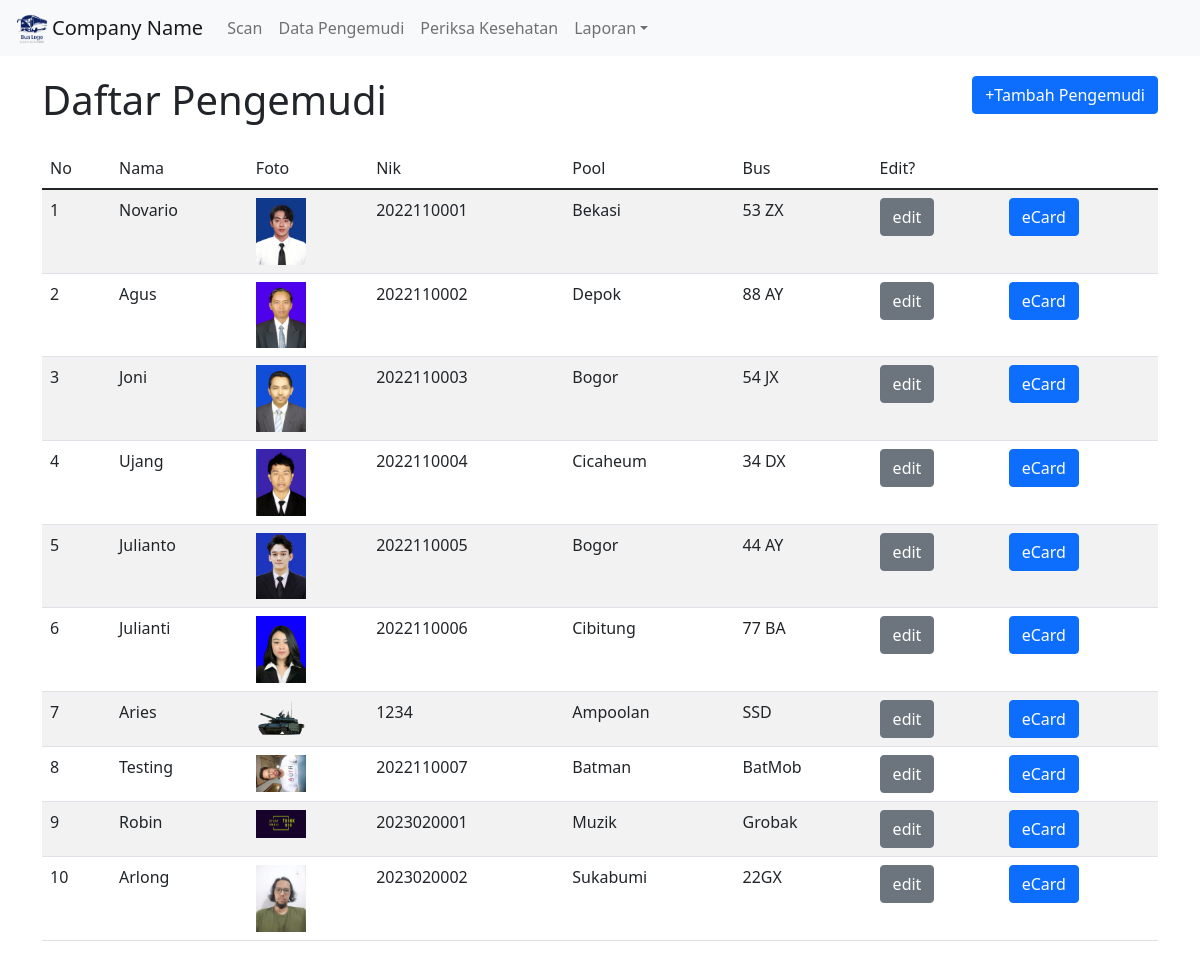
The page /pengemudi/list (signed in) on the database its author committed.
### LayakMengemudi/models.py (models this page shows, shortened)
class Pengemudi(models.Model):
    nama = models.CharField(max_length=100)
    tanggal_lahir = models.DateField(null=False, blank=False)#default=datetime.utcnow().date())
    kota_kelahiran = models.CharField(max_length=50, null=False, blank=False)
    alamat = models.TextField(null=False, blank=False)
    nik = models.CharField(max_length=12, null=False, blank=False)
    pool = models.CharField(max_length=50)
    bus = models.CharField(max_length=6)
    class StatusJalan(models.TextChoices):
        LAYAK = 'L', _('Layak Jalan')
        TIDAK = 'TL', _('Tidak Layak Jalan')
    status = models.CharField(max_length=2, choices=StatusJalan.choices, default=StatusJalan.TIDAK)
    periksa_terakhir = models.DateTimeField(null=True)
    pasfoto = ResizedImageField(size=[300, 400],upload_to='images/%Y%m')
    qrcode_path = models.CharField(max_length=256)

### LayakMengemudi/views.py (the view)
# urls.py: path('pengemudi/list', PengemudiList.as_view(), name='pengemudi-list'),
class PengemudiList(LoginRequiredMixin, ListView):
    login_url = 'auth/login'
    model = Pengemudi
    template_name = 'pengemudi_listview.html'

### templates/pengemudi_listview.html
{% extends 'navigation.html' %}
{% load static %}
{% block content %}
 <div class="container">
     <div class="row mb-3">
         <div class="col md-8">
             <h1>Daftar Pengemudi</h1>
         </div>
         <div class="col md-4 text-end">
             <a href="{% url 'pengemudi-create' %}" type="button" class="btn btn-primary">+Tambah Pengemudi</a>
         </div>
     </div>
   <div>
        <table class="table table-striped table-hover">
            <thead>
                <tr>
                    <td>No</td>
                    <td>Nama</td>
                    <td>Foto</td>
                    <td>Nik</td>
                    <td>Pool</td>
                    <td>Bus</td>
                    <td>Edit?</td>
                </tr>
            </thead>
            <tbody>
                {% for pengemudi in object_list %}
                    <tr>
                        <td>{{ forloop.counter }}</td>
                        <td><a href="{% url 'pengemudi-detail' pengemudi.nik %}" style="text-decoration:none" class="link-dark">{{ pengemudi.nama }}</td>
                        <td><img src="{{ pengemudi.pasfoto.url }}" width="50"></td>
                        <td>{{ pengemudi.nik }}</td>
                        <td>{{ pengemudi.pool }}</td>
                        <td>{{ pengemudi.bus }}</td>
                        <td><a type="button" href="{% url 'pengemudi-update' %}{{ pengemudi.id }}" class="btn btn-secondary">edit</a></td>
                        <td><a type="button" href="{% url 'print-id' %}{{ pengemudi.nik }}" class="btn btn-primary">eCard</a></td>
                    </tr>
                {% endfor %}
            </tbody>
        </table>
    </div>
</div>
{% endblock %}

### LayakMengemudi/static/css/navbar.css (style rules this page uses)
body { padding-bottom: 20px; }

### rows shown on the page
Pengemudi: nama "Novario", pasfoto (picture), nik "2022110001", pool "Bekasi", bus "53 ZX"
Pengemudi: nama "Agus", pasfoto (picture), nik "2022110002", pool "Depok", bus "88 AY"
Pengemudi: nama "Joni", pasfoto (picture), nik "2022110003", pool "Bogor", bus "54 JX"
Pengemudi: nama "Ujang", pasfoto (picture), nik "2022110004", pool "Cicaheum", bus "34 DX"
Pengemudi: nama "Julianto", pasfoto (picture), nik "2022110005", pool "Bogor", bus "44 AY"
Pengemudi: nama "Julianti", pasfoto (picture), nik "2022110006", pool "Cibitung", bus "77 BA"
Pengemudi: nama "Aries", pasfoto (picture), nik "1234", pool "Ampoolan", bus "SSD"
Pengemudi: nama "Testing", pasfoto (picture), nik "2022110007", pool "Batman", bus "BatMob"
Pengemudi: nama "Robin", pasfoto (picture), nik "2023020001", pool "Muzik", bus "Grobak"
Pengemudi: nama "Arlong", pasfoto (picture), nik "2023020002", pool "Sukabumi", bus "22GX"
